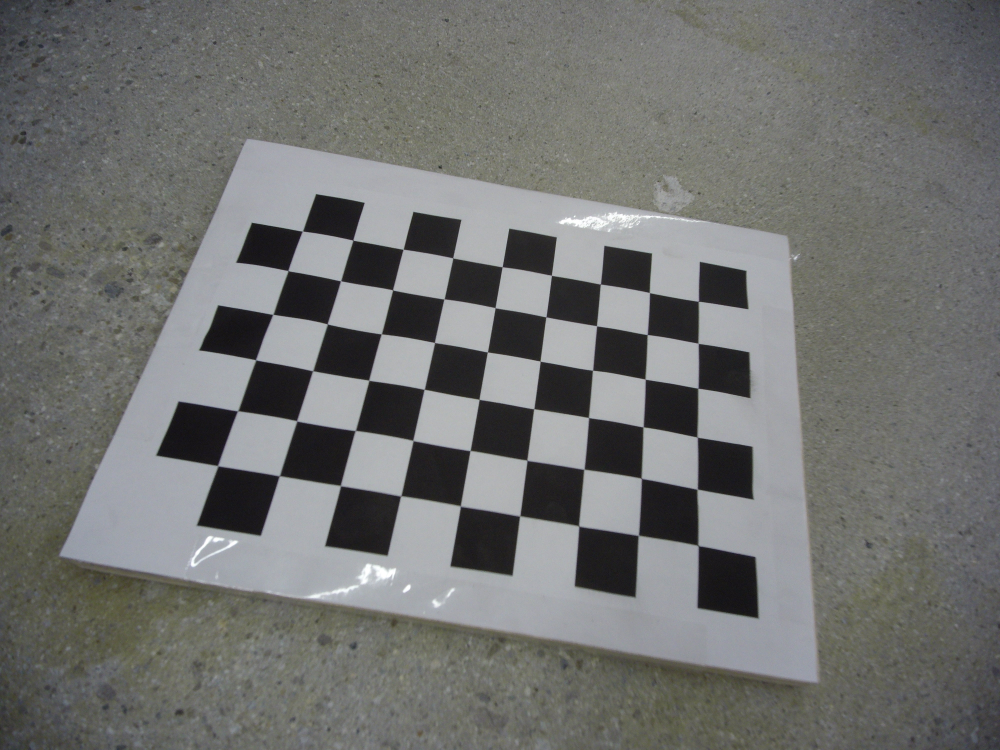
#> input picture example_data/images/calibration_images/G0036305.JPG, 4000 x 3000 px, given in place of 1540017697.MP4, which was not available (shown at 1/4 size)
$ jupyter execute --allow-errors 'Len Calibration.ipynb'   (older library calls are emulated)   (text cells are left out)
#> lines starting #> are read from the running program, lines starting #| are printed output that depends on the picture
[cell 1]
#Import Libraries

import cv2
#> (the rest of this cell did not finish here and is left out)

[cell 2]
# Lens Correction: Calc K and D from images

def measureLensDistortion(image_directory):
    CHECKERBOARD = (6,9)
    subpix_criteria = (cv2.TERM_CRITERIA_EPS+cv2.TERM_CRITERIA_MAX_ITER, 30, 0.1)
    calibration_flags = cv2.fisheye.CALIB_RECOMPUTE_EXTRINSIC+cv2.fisheye.CALIB_CHECK_COND+cv2.fisheye.CALIB_FIX_SKEW
    objp = np.zeros((1, CHECKERBOARD[0]*CHECKERBOARD[1], 3), np.float32)
    objp[0,:,:2] = np.mgrid[0:CHECKERBOARD[0], 0:CHECKERBOARD[1]].T.reshape(-1, 2)

    _img_shape = None
    objpoints = [] # 3d point in real world space
    imgpoints = [] # 2d points in image plane.

    images = glob.glob(image_directory)

    for fname in images:
        print ("processing:", fname)
        img = cv2.imread(fname)
        if _img_shape == None:
            _img_shape = img.shape[:2]
        else:
            assert _img_shape == img.shape[:2], "All images must share the same size."

        gray = cv2.cvtColor(img,cv2.COLOR_BGR2GRAY)
        # Find the chess board corners
        ret, corners = cv2.findChessboardCorners(gray, CHECKERBOARD, cv2.CALIB_CB_ADAPTIVE_THRESH+cv2.CALIB_CB_FAST_CHECK+cv2.CALIB_CB_NORMALIZE_IMAGE)
        # If found, add object points, image points (after refining them)
        if ret == True:
            objpoints.append(objp)
            cv2.cornerSubPix(gray,corners,(3,3),(-1,-1),subpix_criteria)
            imgpoints.append(corners)

    numOK = len(objpoints)
    K = np.zeros((3, 3))
    D = np.zeros((4, 1))
    rvecs = [np.zeros((1, 1, 3), dtype=np.float64) for i in range(numOK)]
    tvecs = [np.zeros((1, 1, 3), dtype=np.float64) for i in range(numOK)]
    rms, _, _, _, _ = cv2.fisheye.calibrate(objpoints,imgpoints,gray.shape[::-1],K,D,rvecs,tvecs,calibration_flags,(cv2.TERM_CRITERIA_EPS+cv2.TERM_CRITERIA_MAX_ITER, 30, 1e-6))
    DIM = _img_shape[::-1]

    print("Found " + str(numOK) + " valid images for calibration")
    print("Image dimensions: ", DIM)
    print("K: ",K)
    print("D: ",D)

    return K,D,DIM

#> (the rest of this cell did not finish here and is left out)

[cell 3]
# [38 lines left out: functions correctLensDistortion, heightPixelRatio, tagAndSaveTIF, not called in this run]

[cell 4]
calibration_image = 'pixelCalibration/805mm.png'
camera_altitude = 80.5 #cm
checkerboard_diagonal = 22.5 #cm
output_image = 'output/calibrationTest.tif'

#> (the rest of this cell did not finish here and is left out)

[cell 5]
test_image = 'testImages/20m.png'
camera_altitude = 2000 #cm
output_image = 'output/20mTest.tif'

#> (the rest of this cell did not finish here and is left out)

[cell 6]
# [7 lines left out: function getAltFromLog, not called in this run]

[cell 7]
video_start = 1540017697 #unix time
cap = cv2.VideoCapture('data/1540017697.MP4')
seconds_in = 184
output_image = 'output/whale.tif'

print ("time: ",video_start+seconds_in)


camera_altitude = 2550 #100*getAltFromLog('data/000085_altLog.csv', video_start+seconds_in)

print("alt: ",camera_altitude," cm")

fps = cap.get(cv2.CAP_PROP_FPS)

amount_of_frames = cap.get(cv2.CAP_PROP_FRAME_COUNT)

cap.set(cv2.CAP_PROP_POS_FRAMES, seconds_in*fps)
ret, frame = cap.read()
#> frame is the input picture: shape (3000, 4000, 3); mean B, G, R 112, 113.6, 112.7
cap.release()

frame = cv2.resize(frame, (3840, 2160), cv2.INTER_CUBIC)
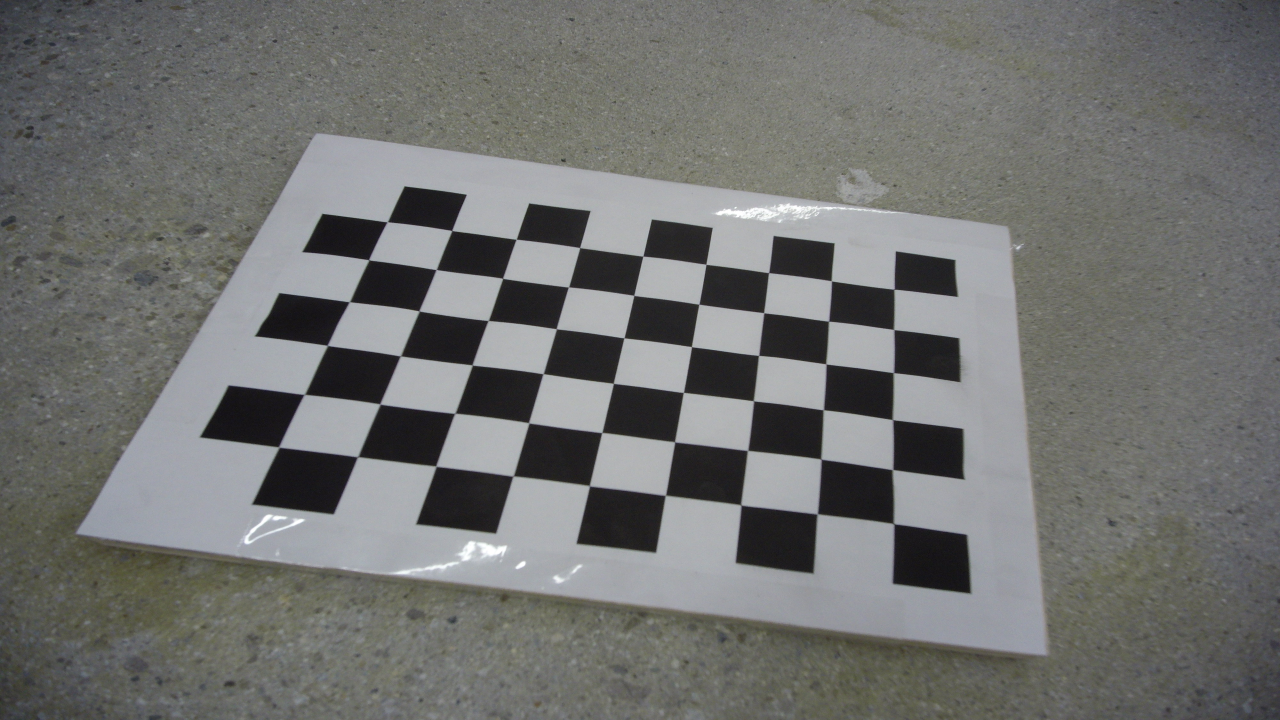
#> frame: shape (2160, 3840, 3) (shown at 1/3 size); mean B, G, R 111.8, 113.5, 112.6

gray = cv2.cvtColor(frame, cv2.COLOR_BGR2GRAY)

#cv2.imshow('frame',gray)
#> (the rest of this cell did not finish here and is left out)


$ run again, on example_data/images/calibration_images/G0036306.JPG
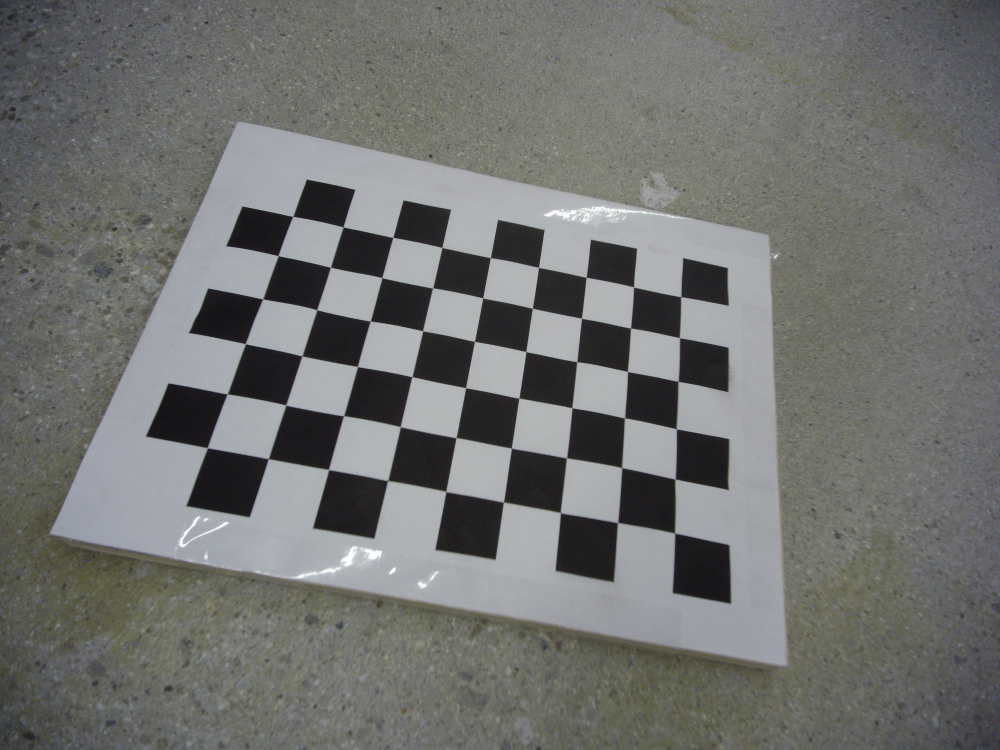
#> input picture example_data/images/calibration_images/G0036306.JPG, 4000 x 3000 px, given in place of 1540017697.MP4, which was not available (shown at 1/4 size)
#> frame is the input picture: shape (3000, 4000, 3); mean B, G, R 112.1, 114, 113
#> `frame = cv2.resize(frame, (3840, 2160), cv2.INTER_CUBIC)`:
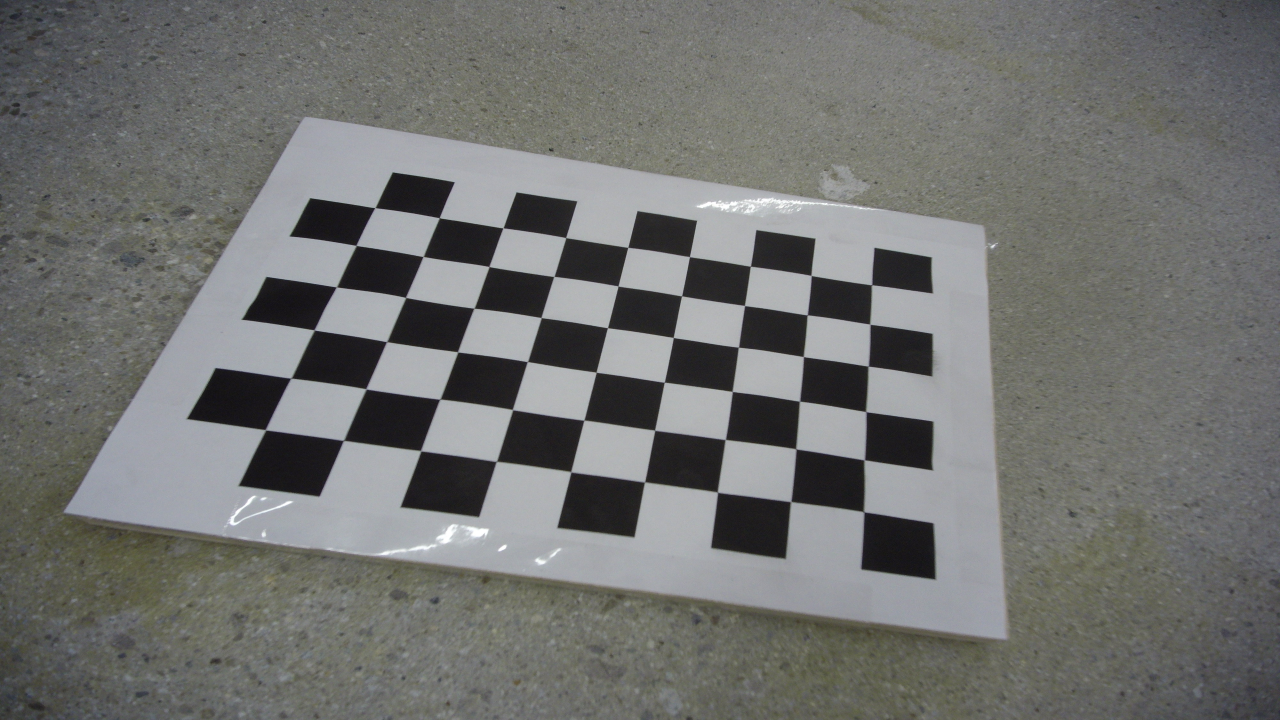
#> frame: shape (2160, 3840, 3) (shown at 1/3 size); mean B, G, R 112, 113.8, 112.9

$ run again, on example_data/images/calibration_images/G0036308.JPG
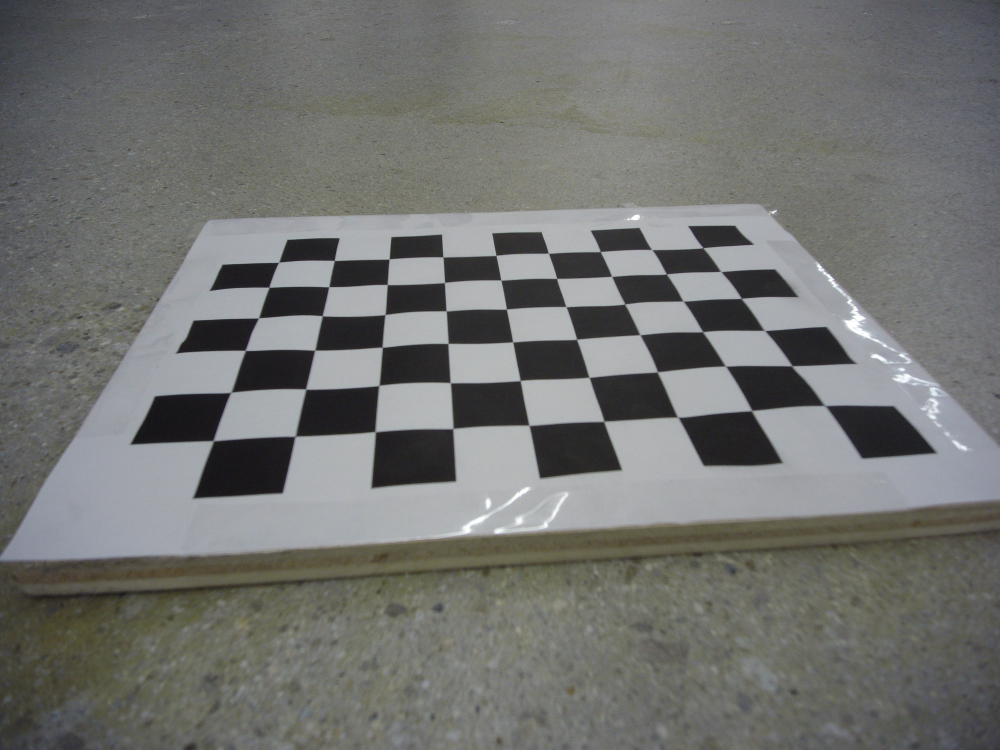
#> input picture example_data/images/calibration_images/G0036308.JPG, 4000 x 3000 px, given in place of 1540017697.MP4, which was not available (shown at 1/4 size)
#> frame is the input picture: shape (3000, 4000, 3); mean B, G, R 112.3, 114.6, 113.6
#> `frame = cv2.resize(frame, (3840, 2160), cv2.INTER_CUBIC)`:
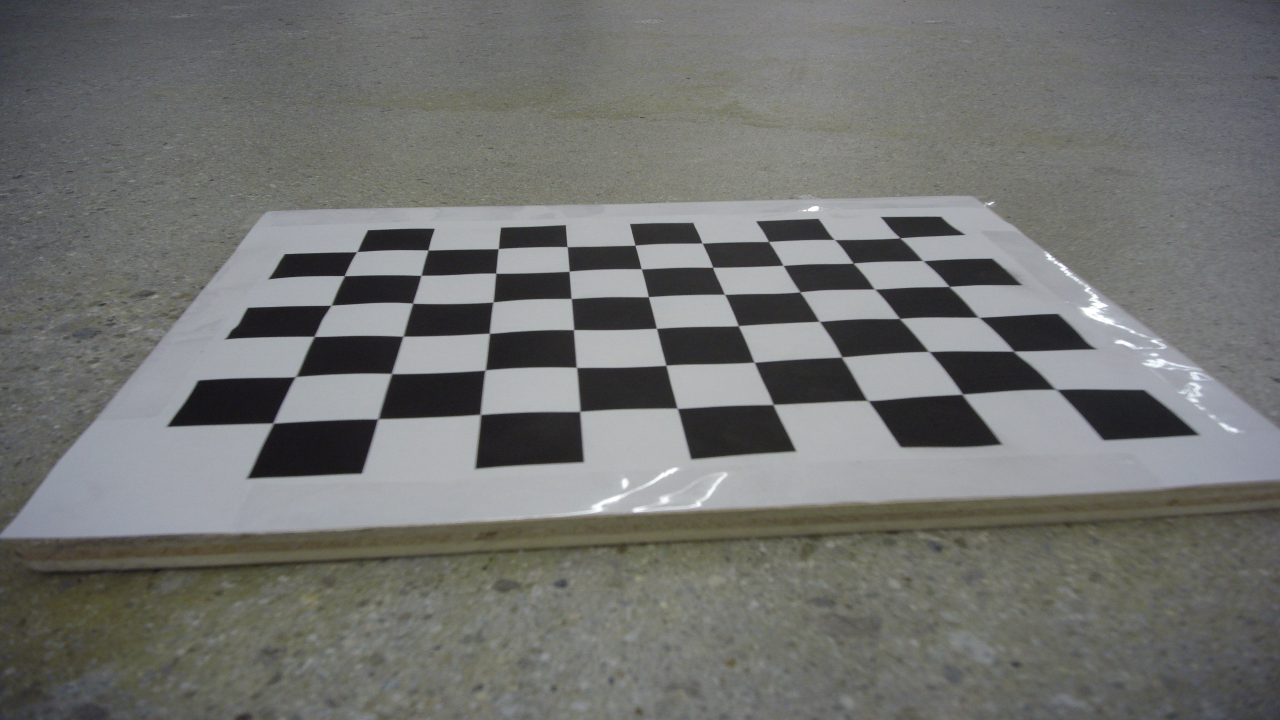
#> frame: shape (2160, 3840, 3) (shown at 1/3 size); mean B, G, R 112.2, 114.5, 113.5
